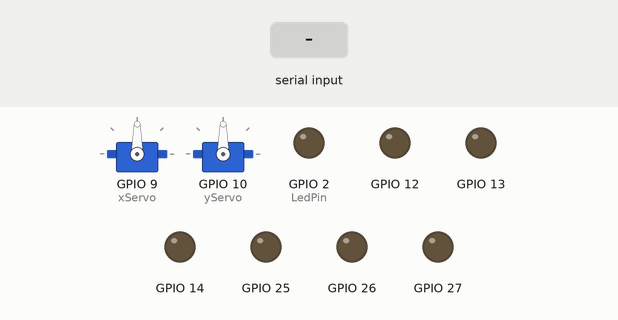
A program run on a simulated ESP32. Shown: 2 × servo, output pins drawn as LEDs (lit = HIGH). The test bench sets the inputs (shaded band). Nothing arrives over Bluetooth unless stated; what the program prints to the serial monitor is not drawn.

Above: at 1.2 s.
1.3 s: "1)" received over the second serial link
At 2.5 s:
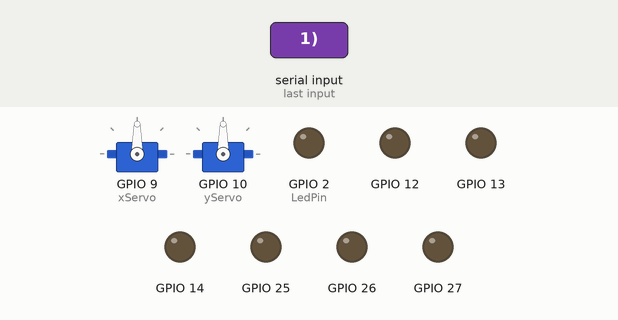
2.8 s: "0)" received over the second serial link
At 4.1 s:
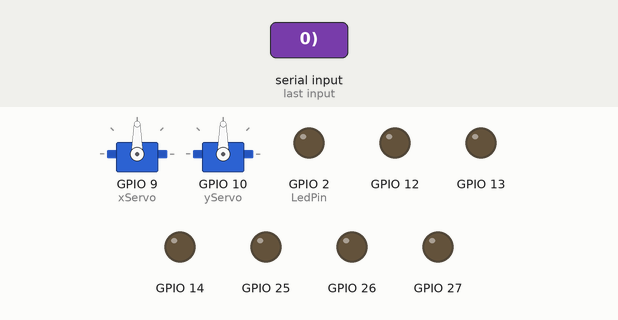
5.8 s: "2)" received over the second serial link
At 6.3 s:
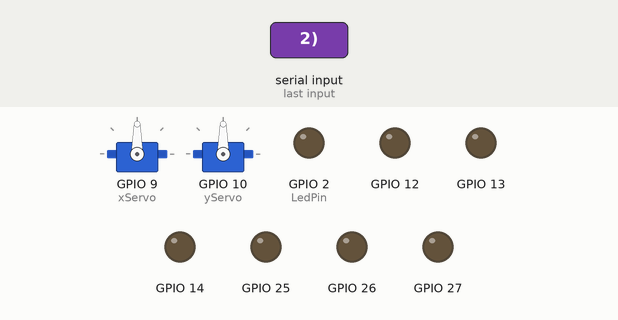
Timing chart, 0 to 8.8 s (numbered marks = the images above; inputs shaded):
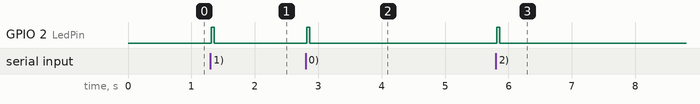

Measured:
- after the input at 1.3 s, GPIO 2 (LedPin): LOW → HIGH at once, → LOW 0.05 s later
- after the input at 2.8 s, GPIO 2 (LedPin): LOW → HIGH at once, → LOW 0.05 s later
- after the input at 5.8 s, GPIO 2 (LedPin): LOW → HIGH at once, → LOW 0.05 s later

The program:

main.cpp
```cpp
#include <cmath>
#include <vector>
#include <string>
#include <sstream>
#include <iostream>

#include <Arduino.h>
#include <BluetoothSerial.h>

// ESP32 developers never wrote a Servo library for the ESP32. So `ESP32-Servo` in `lib/` is imported.
// See more at https://github.com/madhephaestus/ESP32Servo
#include <ESP32Servo.h>

// ESP32 developers never wrote an analogWrite function for the ESP32. So, a third party implementation from
// `ESP32-Servo` is used.
// See more at https://forum.arduino.cc/t/problem-to-compile-with-esp32-board-after-board-support-installation-success/627650
#include <analogWrite.h>

// Board specific constants.
const int LedPin = 2;
const int DcMotorMaxSpeed = 255;

// Control a DC motor with a L298N control board.
// Example:
//    motor = Motor(2, 3, 9);  // Number 2, 3, and 9 is the pin # you connect on ESP32.
//    motor.run(speed);  // Speed should be a int in (0, 255].
class Motor {
private:
    // A L298N requires 3 pins to control one motor. First two pins are used to control direction. And the third pin is
    // used to control speed with an analog signal. See more at https://create.arduino.cc/projecthub/ryanchan/how-to-use-the-l298n-motor-driver-b124c5
    int _pin1;
    int _pin2;
    int _pinSpeed;

    int MAX_SPEED;
public:
    Motor() = default;

    Motor(int pin1, int pin2, int pinSpeed) {
        _pin1 = pin1;
        _pin2 = pin2;
        _pinSpeed = pinSpeed;

        pinMode(_pin1, OUTPUT);
        pinMode(_pin2, OUTPUT);
        pinMode(_pinSpeed, OUTPUT);

        MAX_SPEED = DcMotorMaxSpeed;
    }

    void stop() {
        analogWrite(_pinSpeed, 0);
    }

    void run(int speed) {
        speed = max(min(speed, MAX_SPEED), -MAX_SPEED);

        if (speed > 0) {
            digitalWrite(_pin1, HIGH);
            digitalWrite(_pin2, LOW);
        } else {
            digitalWrite(_pin2, HIGH);
            digitalWrite(_pin1, LOW);
        }

        int abs_speed = abs(speed);
        analogWrite(_pinSpeed, abs_speed);
    }
};

Motor leftMotor, rightMotor;

Servo xServo, yServo;

BluetoothSerial BTSerial;

void setup() {
    pinMode (LedPin, OUTPUT);

    leftMotor = Motor(12, 13, 25);
    rightMotor = Motor(14, 27, 26);

    xServo.attach(9);
    yServo.attach(10);

    // Required by Lou, the name of Bluetooth has to be set as `Lou_ESP32`.
    BTSerial.begin("Lou_ESP32");

    Serial.begin(9600);
}

int ratio2speed(float ratio) {
    return int(ratio * 90) + 90;
}

void loop() {
    if (!BTSerial.available()) {
        digitalWrite (LedPin, LOW);

        leftMotor.stop();
        rightMotor.stop();

        Serial.println("No Bluetooth input.");
        return;
    }

    digitalWrite (LedPin, HIGH);

    String arduino_data = BTSerial.readStringUntil(')');
    std::string cpp_data(arduino_data.c_str());
    std::stringstream coordinates_str_stream(cpp_data);

    float x_speed_ratio, y_speed_ratio;
    char comma, open_paren;
    if (!(coordinates_str_stream >> open_paren >> x_speed_ratio >> comma >> y_speed_ratio)) {
        Serial.printf("Two floats are expected, but got %s instead.\n", arduino_data.c_str());
        return;
    }

    Serial.printf("Data from Bluetooth: (%f, %f)\n", x_speed_ratio, y_speed_ratio);

    int x_speed = ratio2speed(x_speed_ratio);
    xServo.write(x_speed);
    Serial.printf("X axis servo running at %d (0~180)\n", x_speed);

    int y_speed = ratio2speed(y_speed_ratio);
    yServo.write(y_speed);
    Serial.printf("Y axis servo running at %d (0~180)\n", y_speed);
}
```
